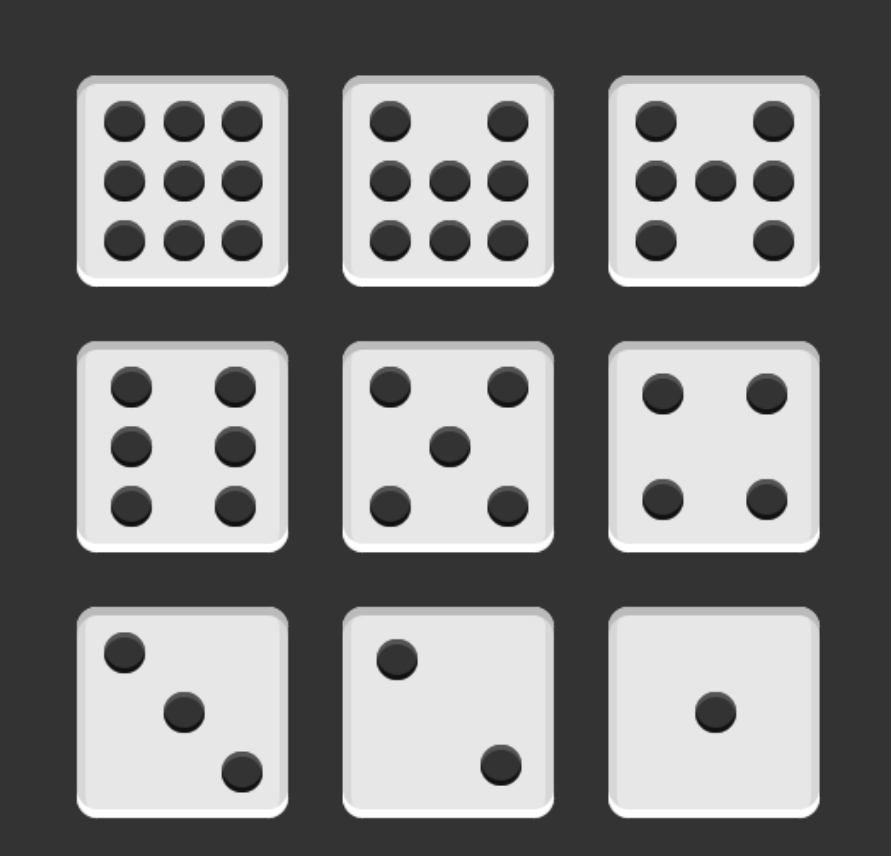
#> input picture img2_1.png, 891 x 856 px
$ python Simple-Read-Dice-MultiPip.py
#> lines starting #> are read from the running program, lines starting #| are printed output that depends on the picture; after the words box and inside, x2 and y2 are one past the last pixel; in counts of white or black regions, pixels touching at a corner belong together
#> further down, src is the input picture: shape (856, 891); min 17, max 255, mean 129.6
import cv2


def hough_circles(source):  # referenced lecture slides 09 87p
    blurred = cv2.blur(source, (3, 3))
    circles = cv2.HoughCircles(blurred, cv2.HOUGH_GRADIENT, 1, 20, param1=150, param2=50)   # accumulation array set 50

    # 출력용 코드
    dst = cv2.cvtColor(source, cv2.COLOR_GRAY2BGR)
    if circles is not None:
        for i in range(circles.shape[1]):
            cx, cy, radius = circles[0][i]
            cv2.circle(dst, (round(cx), round(cy)), round(radius), (0, 0, 255), 2, cv2.LINE_AA)
    cv2.imshow('source', dst)
    cv2.waitKey()
    cv2.destroyAllWindows()


    return len(circles[0])


def count_circles(source):  # referenced lecture slides 12 21p
    _, source_bin = cv2.threshold(source, 0, 255, cv2.THRESH_BINARY | cv2.THRESH_OTSU)
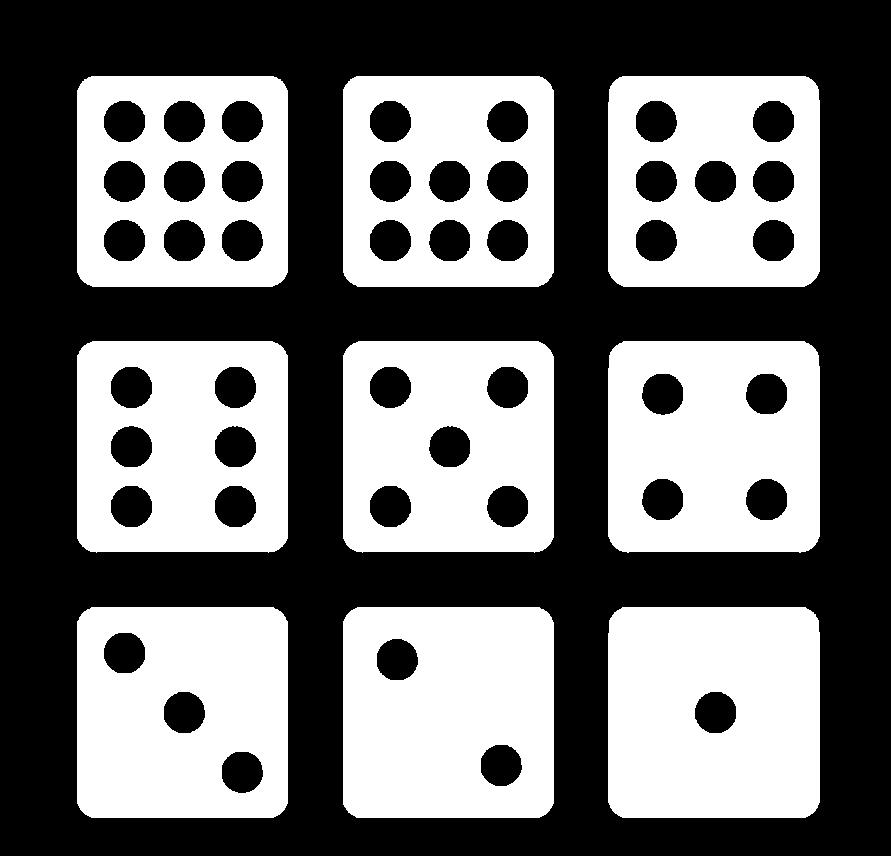
#> source_bin: shape (856, 891); 44.3% white; 9 white regions, largest, box (x1, y1, x2, y2) and area: (608, 607, 820, 818) 43015, (343, 607, 554, 818) 41509, (77, 607, 288, 818) 40158
    cnt, labels, stats, centroids = cv2.connectedComponentsWithStats(source_bin)
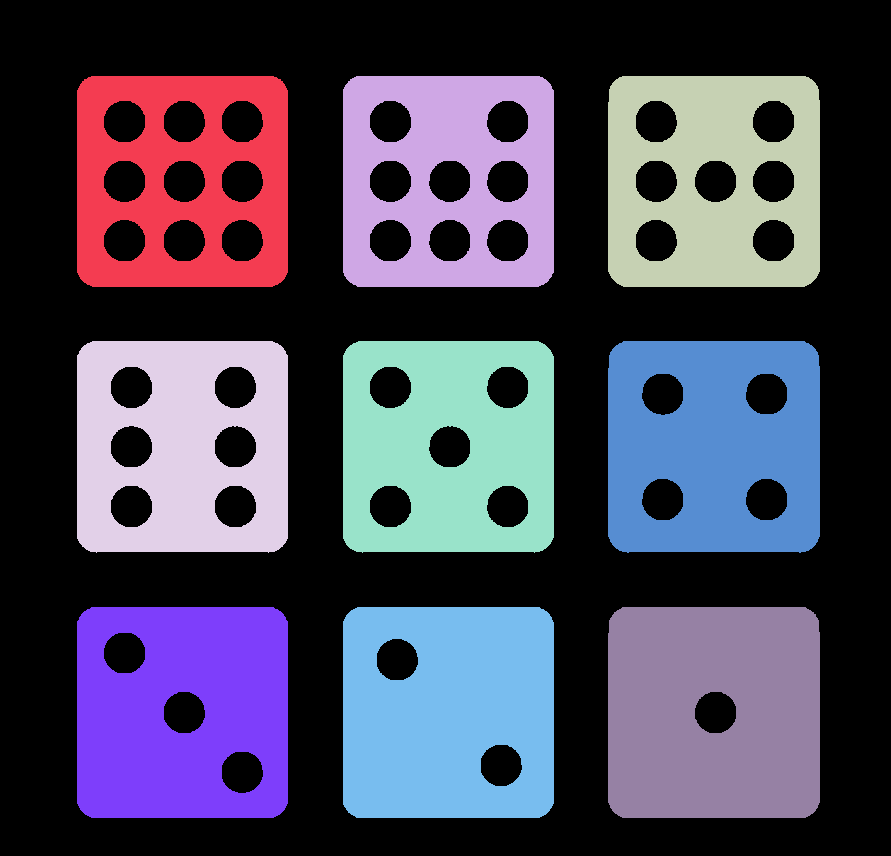
#> labels: shape (856, 891) int32; 10 distinct labels, from 0 to 9; one colour per label, 0 black
#> cnt = 10; stats = [[0, 0, 891, 856, 425130], [77, 76, 211, 211, 32049], [343, 76, 211, 211, 33399], [608, 76, 212, 211, 34909], [77, 341, 211, 212, 36095], [343, 341, 211, 212, 37457], [608, 341, 212, 212, 38975], [77, 607, 211, 211, 40158], [343, 607, 211, 211, 41509], [608, 607, 212, 211, 43015]]; centroids = [[437.5, 397.5], [181.6, 181.1], [447.7, 178.6], [713.2, 181.1], [181.8, 446], [447.8, 446], [713.4, 446.1], [181.9, 712], [447.9, 712], [713.5, 712.1]]
    circles_count = []  # save count of circles of objects

    for i in range(1, cnt):
        (x, y, w, h, area) = stats[i]

        if area < 20:
            continue
        circles_count.append(hough_circles(source[y:y + h, x:x + w]))  # count every objects' circles

        # 출력용 코드
        pt1 = (x,y)
        pt2=(x+w,y+h)
        cv2.rectangle(source,pt1,pt2,(255,0,255))
#> this loop made 9 passes
#> (x, y, w, h, area, pt2) on passes 1 to 7: (77, 76, 211, 211, 32049, (288, 287)), (343, 76, 211, 211, 33399, (554, 287)), (608, 76, 212, 211, 34909, (820, 287)), (77, 341, 211, 212, 36095, (288, 553)), (343, 341, 211, 212, 37457, (554, 553)), (608, 341, 212, 212, 38975, (820, 553)), (77, 607, 211, 211, 40158, (288, 818))
#> (x, y, w, h, area, circles in hough_circles, pt2) on passes 8 to 9: (343, 607, 211, 211, 41509, [[157.5, 157.5, 21], [53.5, 52.5, 20.2]], (554, 818)), (608, 607, 212, 211, 43015, [[107.5, 104.5, 20.3]], (820, 818))
#> pass 1, in hough_circles, `blurred = cv2.blur(source, (3, 3))`:
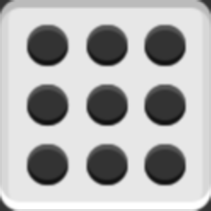
#> blurred: shape (211, 211); min 17, max 255, mean 178.3
#> pass 1, in hough_circles, `dst = cv2.cvtColor(source, cv2.COLOR_GRAY2BGR)`:
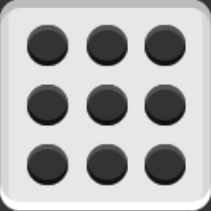
#> dst: shape (211, 211, 3); min 17, max 255, mean 178.1
#> pass 1, in hough_circles, `cv2.imshow('source', dst)`:
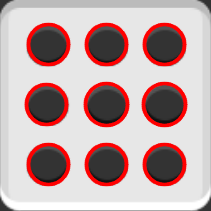
#> window 'source': shape (211, 211, 3); mean B, G, R 166.5, 166.5, 191.3
#> pass 2, in hough_circles (call 2), `blurred = cv2.blur(source, (3, 3))`:
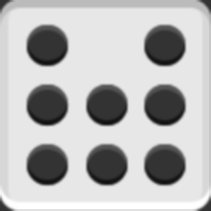
#> blurred: shape (211, 211); min 17, max 255, mean 183.8
#> after the loop:
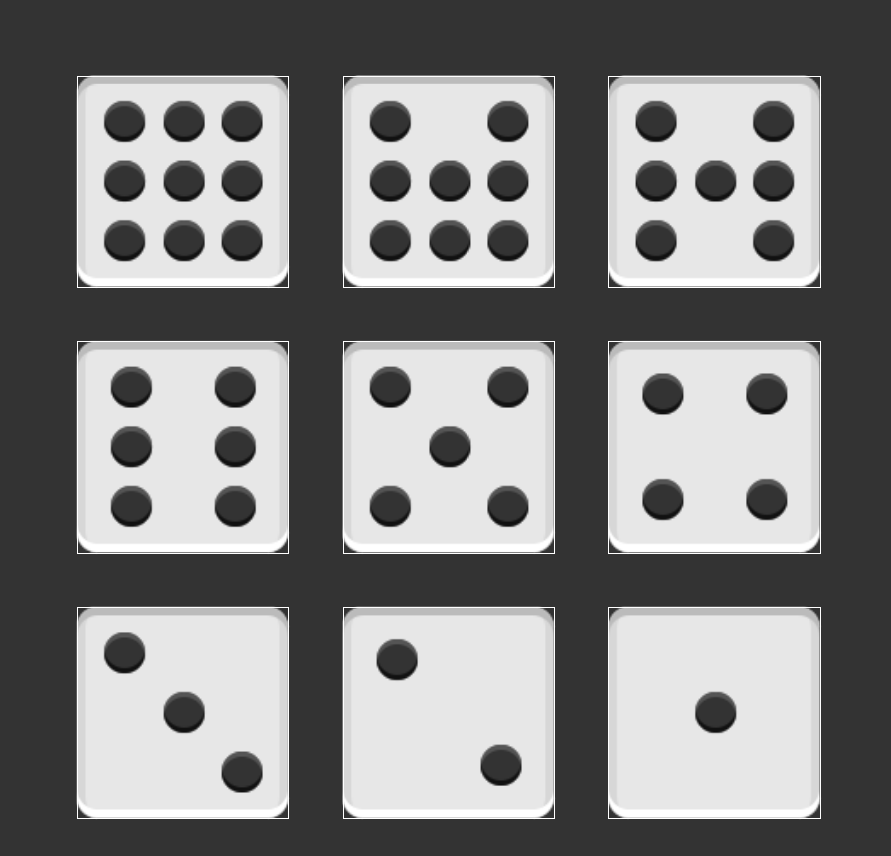
#> source: shape (856, 891); 1% of pixels changed, all inside (x1, y1, x2, y2) = (77, 76, 821, 819)
#> after the loop, circles_count = [9, 8, 7, 6, 5, 4, 3, 2, 1]

    cv2.imshow('source', source)
    cv2.waitKey()
    cv2.destroyAllWindows()

    circles_count.sort()  # sort counted circles
    for i in circles_count:  # print circle nums of dices
        print(i)
#> this loop made 9 passes
#| 1
#| 2
#| 3
#| 4
#| 5
#| 6
#| 7
#| 8
#> (further printed lines are left out)


src = cv2.imread('img2_1.png', cv2.IMREAD_GRAYSCALE)

if src is None:
    print('Image load failed!')
    exit()

count_circles(src)

$ run again, with img1_2.png copied over img2_1.png
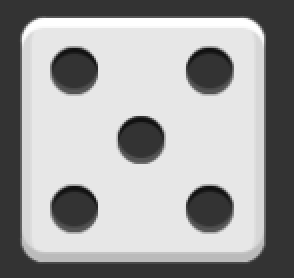
#> input picture img1_2.png, 147 x 139 px (shown 2 times larger)
#> src is the input picture: shape (139, 147); min 17, max 255, mean 159.8
#> in count_circles, `_, source_bin = cv2.threshold(source, 0, 255, cv2.THRESH_BINARY | cv2...`:
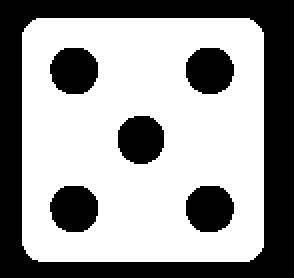
#> source_bin: shape (139, 147) (shown 2 times larger); 60.8% white; 6 black regions, box (x1, y1, x2, y2) and area: (0, 0, 147, 139) 5766, (59, 58, 82, 82) 451, (93, 93, 117, 116) 451, (25, 93, 49, 116) 450, (25, 24, 49, 47) 449, (93, 24, 117, 47) 449
#> cnt = 2; stats = [[0, 0, 147, 139, 8016], [11, 9, 121, 122, 12417]]; centroids = [[75.92, 68.23], [71.11, 69.5]]
#> the loop in count_circles, `for i in range(1, cnt):` made 1 pass
#> (x, y, w, h, area, circles in hough_circles, pt2) on pass 1: (11, 9, 121, 122, 12417, [[25.5, 94.5, 11.6]], (132, 131))
#> after the loop in count_circles, `for i in range(1, cnt):`:
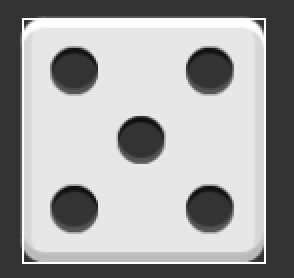
#> source: shape (139, 147) (shown 2 times larger); 1.9% of pixels changed, all inside (x1, y1, x2, y2) = (11, 9, 133, 132)
#> after the loop in count_circles, `for i in range(1, cnt):`: circles_count = [1]
#> the loop in count_circles, `for i in circles_count:` made 1 pass
#| 1
